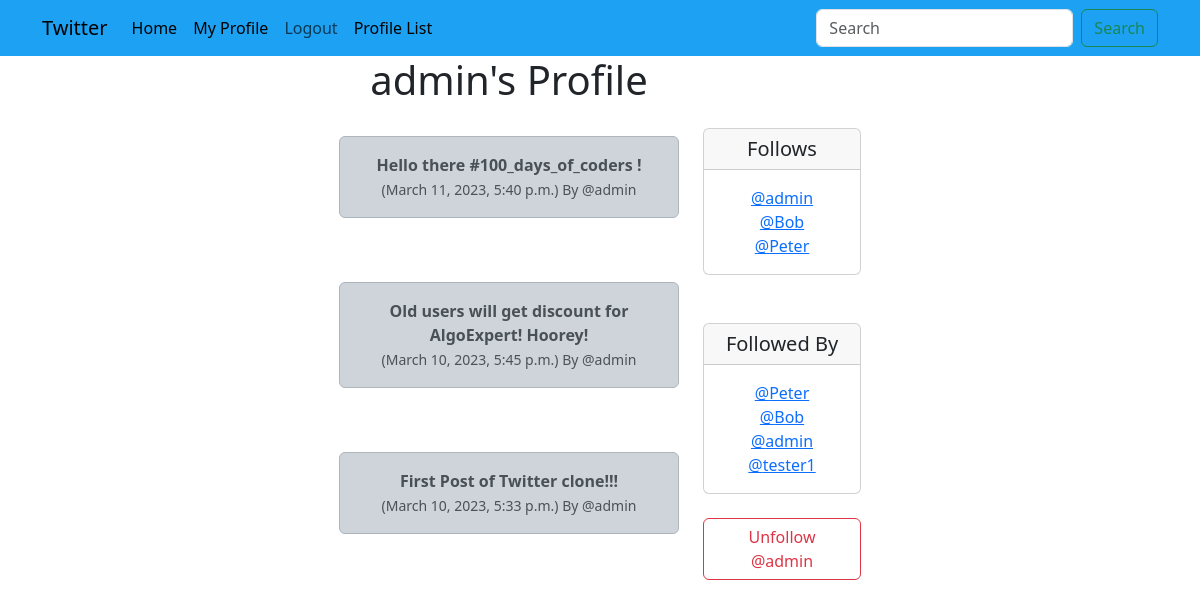
The app's page /profile/7/ (signed in) with its own data.
### main/models.py (models this page shows, shortened)
class Profile(models.Model):
    user = models.OneToOneField(User, on_delete=models.CASCADE)
    follows = models.ManyToManyField("self",
                                     related_name="followed_by",
                                     symmetrical=False,
                                     blank=True
                                     )
    date_modified = models.DateTimeField(User, auto_now=True)
    def __str__(self):
        return self.user.username

class Tweet(models.Model):
    user = models.ForeignKey(
        User, related_name="tweets",
        on_delete=models.DO_NOTHING
    )
    body = models.CharField(max_length=255)
    created_at = models.DateTimeField(auto_now_add=True)

### main/views.py (the view, shortened to what this page needs)
# urls.py: path("profile/<int:pk>/", views.profile, name="profile"),
def profile(request, pk):
    if request.user.is_authenticated:
        u_profile = Profile.objects.get(user_id=pk)
        user_tweets = Tweet.objects.filter(user_id=pk).order_by("-created_at")
        context = {
            "profile": u_profile,
            "tweets": user_tweets
        }
        return render(request, "profile.html", context)
    else:
        messages.warning(request, "Log in to view page!")
        return redirect("home")

### templates/profile.html (shortened to what this page needs)
{% extends "base.html" %}
{% block content %}
<div class="container text-center">
		<div class="row">
			<div class="col-8">
				<h1>{{ profile.user.username }}'s Profile</h1>
				<br/>
				{% if tweets %}
					{% for tweet in tweets %}
						<div class="alert alert-dark" role="alert">
						  <b>{{ tweet.body }}</b><br/>
			  				<small class="text-muted">
			  					({{ tweet.created_at}}) By
			  					@{{ tweet.user.username }}
			  				</small>
						</div><br/><br/>
					{% endfor %}
				{% endif %}
			</div>
			<div class="col-4">
				<br/><br/><br/>
				<div class="card">
  <h5 class="card-header">Follows</h5>
  <div class="card-body">
    <p class="card-text">
    		{% for following in profile.follows.all %}
				<a href="{% url 'profile' following.user.id %}">@{{ following }}</a><br/>
			{% endfor %}
    </p>
  </div>
</div>
			<br/><br/>
			<div class="card">
  <h5 class="card-header">Followed By</h5>
  <div class="card-body">
    <p class="card-text">
    	{% for following in profile.followed_by.all %}
				<a href="{% url 'profile' following.user.id %}">@{{ following }}</a><br/>
			{% endfor %}
    </p>
  </div>
</div>
                <br>
            <form method=POST>
{% if profile in user.profile.follows.all %}
 	<button class="btn btn-outline-danger" name="follow" value="unfollow" type="submit">
 		Unfollow @{{ profile.user.username|lower}}
 	</button>
{% else %}
	<button class="btn btn-outline-success" name="follow" value="follow" type="submit">
 		Follow @{{ profile.user.username|lower}}
 	</button>
{% endif %}
</form>
                <br>
                <br/>
{% endblock %}

### records on screen
Profile: user.username "admin"
Tweet: body "Hello there #100_days_of_coders !", created_at "March 11, 2023, 5:40 p.m.", user.username "admin"
Tweet: body "Old users will get discount for AlgoExpert! Hoorey!", created_at "March 10, 2023, 5:45 p.m.", user.username "admin"
Tweet: body "First Post of Twitter clone!!!", created_at "March 10, 2023, 5:33 p.m.", user.username "admin"
Profile: user.username "Bob"
Profile: user.username "Peter"
Profile: user.username "tester1"
